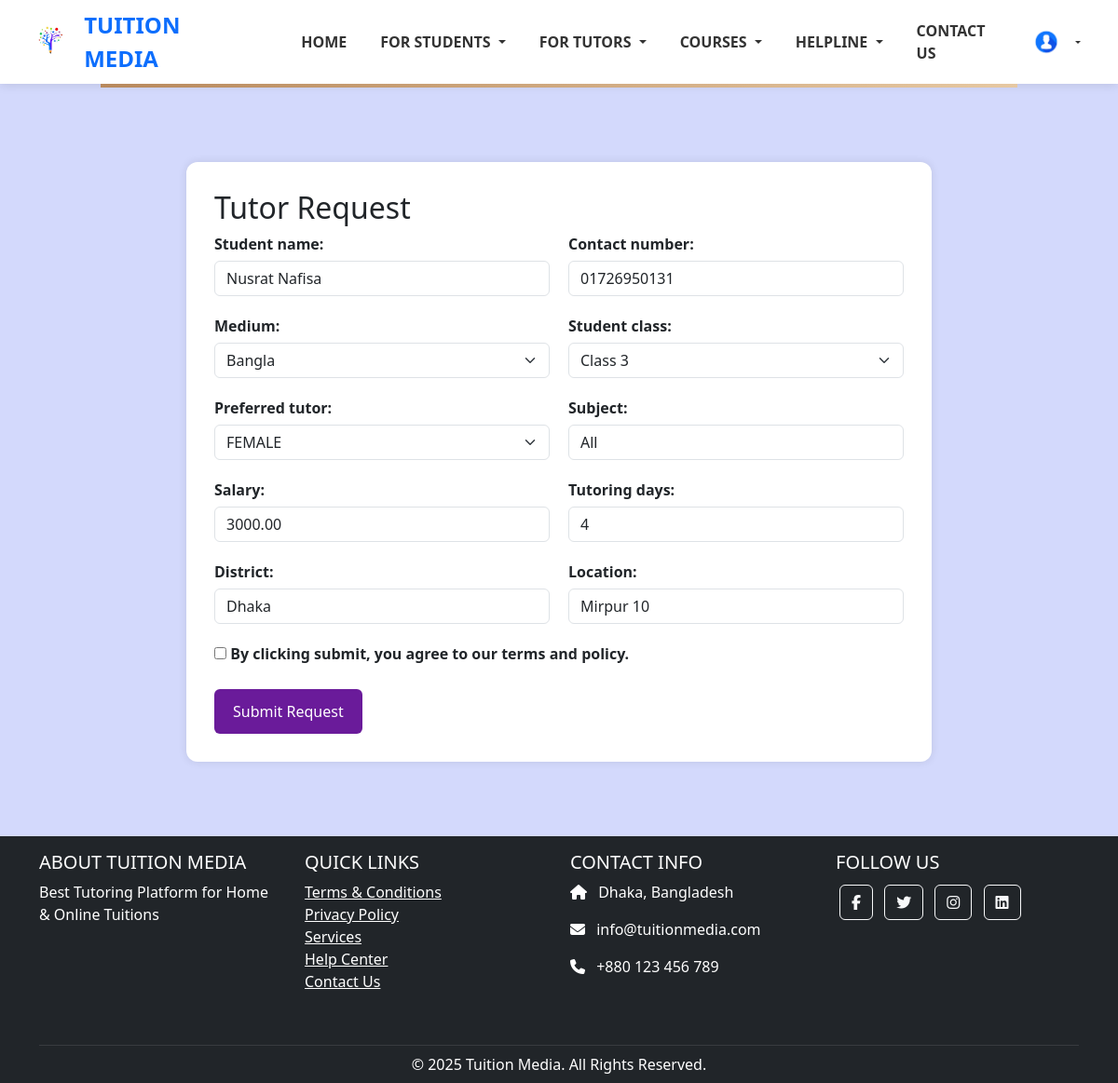
The page /update/9 (signed in) on the database its author committed.
### students/models.py (models this page shows, shortened)
class tutor_request_post(models.Model):
    CLASS_CHOICES = [
        ('Class 1', 'Class 1'),
        ('Class 2', 'Class 2'),
        ('Class 3', 'Class 3'),
        ('Class 4', 'Class 4'),
        ('Class 5', 'Class 5'),
        ('Class 6', 'Class 6'),
        ('Class 7', 'Class 7'),
        ('Class 8', 'Class 8'),
        ('Class 9', 'Class 9'),
        ('Class 10', 'Class 10'),
        ('HSC 1st Year', 'HSC 1st Year'),
        ('HSC 2nd Year', 'HSC 2nd Year'),
    ]
    MEDIUM_CHOICES = [
        ('Bangla', 'Bangla'),
        ('English', 'English'),
    ]
    GENDER_CHOICES = [
        ('MALE', 'MALE'),
        ('FEMALE', 'FEMALE'),
        ('MALE/FEMALE', 'MALE/FEMALE'),
    ]
    student_name = models.CharField(max_length=100)  # blank=False by default
    contact_number = models.CharField(max_length=20, blank=True, null=True)  # Optional
    medium = models.CharField(max_length=20, choices=MEDIUM_CHOICES,default='Bangla')  # Required choice
    student_class = models.CharField(max_length=30, choices=CLASS_CHOICES,default='class 10')  # Required choice
    preferred_tutor = models.CharField(max_length=20, choices=GENDER_CHOICES,default='MALE')  # Required choice
    subject = models.CharField(max_length=100, blank=True, null=True)
    salary = models.DecimalField(max_digits=10, decimal_places=2, blank=True, null=True)
    tutoring_days = models.CharField(max_length=100, blank=True, null=True)
    district = models.CharField(max_length=100, blank=True, null=True)
    location = models.CharField(max_length=100, blank=True, null=True)
    timestamp = models.DateTimeField(auto_now_add=True)

### tutors/views.py (the view)
# urls.py: path('update/<str:id>',tutors_view.update, name='update'),
def update(request, id):
    posts = tutor_request_post.objects.get(pk=id)
    form = TutorRequestForm(instance=posts)
    if request.method == 'POST':
        form = TutorRequestForm(request.POST, instance=posts)
        if form.is_valid():
            form.save()
            return redirect('find_tuitions')
    context = {'form': form}
    return render(request, 'tutors/update.html', context)

### students/forms.py
class TutorRequestForm(forms.ModelForm):
    class Meta:
        model = tutor_request_post
        fields = '__all__'
        widgets = {
            'student_name': forms.TextInput(attrs={'class': 'form-control', 'placeholder': 'Student Name'}),
            'contact_number': forms.TextInput(attrs={'class': 'form-control', 'placeholder': 'Contact Number'}),
            'medium': forms.Select(attrs={'class': 'form-select'}),
            'student_class': forms.Select(attrs={'class': 'form-select'}),
            'preferred_tutor': forms.Select(attrs={'class': 'form-select'}),
            'subject': forms.TextInput(attrs={'class': 'form-control', 'placeholder': 'Subject'}),
            'salary': forms.NumberInput(attrs={'class': 'form-control', 'placeholder': 'Expected Salary'}),
            'tutoring_days': forms.TextInput(attrs={'class': 'form-control', 'placeholder': 'Tutoring Days (e.g., Sun, Tue, Thu)'}),
            'district': forms.TextInput(attrs={'class': 'form-control', 'placeholder': 'District'}),
            'location': forms.TextInput(attrs={'class': 'form-control', 'placeholder': 'Location'}),
        }

### template/tutors/update.html (shortened to what this page needs)
{% extends 'base.html' %}
{% block content %}
<div class="form-container">
  <h2>Tutor Request</h2>
  <form method="POST">
    <div class="form-row">
      <div class="form-group">
        {{ form.student_name.label_tag }}
        {{ form.student_name }}
      </div>
      <div class="form-group">
        {{ form.contact_number.label_tag }}
        {{ form.contact_number }}
      </div>
    </div>
    <div class="form-row">
      <div class="form-group">
        {{ form.medium.label_tag }}
        {{ form.medium }}
      </div>
      <div class="form-group">
        {{ form.student_class.label_tag }}
        {{ form.student_class }}
      </div>
    </div>
    <div class="form-row">
      <div class="form-group">
        {{ form.preferred_tutor.label_tag }}
        {{ form.preferred_tutor }}
      </div>
      <div class="form-group">
        {{ form.subject.label_tag }}
        {{ form.subject }}
      </div>
    </div>
    <div class="form-row">
      <div class="form-group">
        {{ form.salary.label_tag }}
        {{ form.salary }}
      </div>
      <div class="form-group">
        {{ form.tutoring_days.label_tag }}
        {{ form.tutoring_days }}
      </div>
    </div>
    <div class="form-row">
      <div class="form-group">
        {{ form.district.label_tag }}
        {{ form.district }}
      </div>
      <div class="form-group">
        {{ form.location.label_tag }}
        {{ form.location }}
      </div>
    </div>
    <div class="checkbox-group">
      <label>
        <input type="checkbox" required>
        By clicking submit, you agree to our terms and policy.
      </label>
    </div>
    <button type="submit" class="submit-btn" name="request_tutor">Submit Request</button>
  </form>
</div>
{% endblock %}

### static/CSS/navbar.css (style rules this page uses)
body { margin: 0; font-family: 'Segoe UI', sans-serif; background-color: #d3d9fc }

### template/tutors/update.html (style rules this page uses)
.form-container { max-width: 800px; margin: 80px auto; background: #fff; padding: 30px; border-radius: 12px; box-shadow: 0 0 10px rgba(0,0,0,0.1); }
.form-row { display: flex; justify-content: space-between; gap: 20px; margin-bottom: 20px; }
.form-group { flex: 1; display: flex; flex-direction: column; }
label { font-weight: bold; margin-bottom: 6px; }
input, select { padding: 10px; border: 1px solid #ccc; border-radius: 6px; font-size: 16px; }
.checkbox-group { margin: 20px 0; }
.submit-btn { background-color: #6a1b9a; color: white; padding: 12px 20px; border: none; border-radius: 6px; font-size: 16px; cursor: pointer; }

### rows shown on the page
tutor_request_post: student_name "Nusrat Nafisa", contact_number "01726950131", medium "Bangla", student_class "Class 3", preferred_tutor "FEMALE", subject "All", salary "3000.00", tutoring_days "4", district "Dhaka", location "Mirpur 10"
